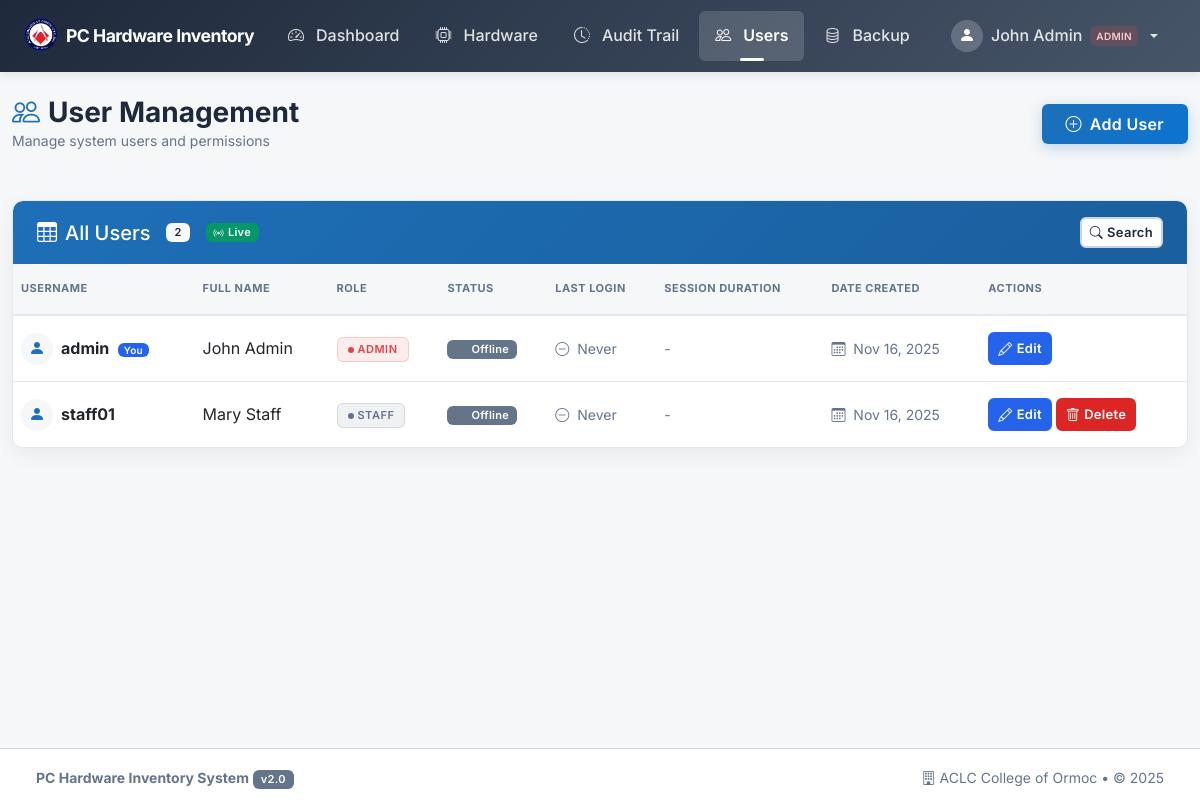
The page /pages/users.php (signed in) on the database its author committed.
### tables this page shows
CREATE TABLE IF NOT EXISTS users (
    id INT AUTO_INCREMENT PRIMARY KEY,
    username VARCHAR(100) NOT NULL UNIQUE,
    password VARCHAR(255) NOT NULL,            
    full_name VARCHAR(255) NOT NULL,
    role VARCHAR(50) DEFAULT 'staff',         
    date_created TIMESTAMP DEFAULT CURRENT_TIMESTAMP,
    last_login TIMESTAMP NULL DEFAULT NULL,    
    last_login_duration INT NULL DEFAULT NULL,  
    is_active TINYINT(1) DEFAULT 0,            
    last_activity TIMESTAMP NULL DEFAULT NULL,  
    session_start TIMESTAMP NULL DEFAULT NULL   
);

### config/security.php (called while the page is built, shortened)
<?php
function escapeOutput($data) {
    return htmlspecialchars($data, ENT_QUOTES, 'UTF-8');
}
?>

### pages/users.php (the view, shortened to what this page needs)
<?php
require_once '../config/security.php';
$conn = getDBConnection();
$records_per_page = 20;
$page = isset($_GET['page']) ? max(1, (int)$_GET['page']) : 1;
$offset = ($page - 1) * $records_per_page;
$count_result = $conn->query("SELECT COUNT(*) as total FROM users");
$total_records = $count_result->fetch_assoc()['total'];
$users = [];
$stmt = $conn->prepare("SELECT * FROM users ORDER BY date_created DESC LIMIT ? OFFSET ?");
$stmt->bind_param("ii", $records_per_page, $offset);
$stmt->execute();
$result = $stmt->get_result();
while ($row = $result->fetch_assoc()) {
    $users[] = $row;
}
include '../includes/header.php';
?>
<div class="row mb-4">
    <div class="col-12">
        <div class="page-header-hci">
            <div class="d-flex flex-column flex-md-row justify-content-between align-items-start align-items-md-center gap-3">
                <div>
                    <h1>
                        <i class="bi bi-people" aria-hidden="true"></i> User Management
                    </h1>
                    <p class="subtitle">Manage system users and permissions</p>
                </div>
                <button class="btn btn-primary-cta" data-bs-toggle="modal" data-bs-target="#addUserModal" aria-label="Add new user">
                    <i class="bi bi-plus-circle" aria-hidden="true"></i> Add User
                </button>
            </div>
        </div>
    </div>
</div>
<div class="card table-card" role="region" aria-label="Users list">
    <div class="card-header card-header-primary">
        <div class="d-flex flex-column flex-md-row justify-content-between align-items-start align-items-md-center gap-2">
            <h5 class="mb-0 d-flex align-items-center gap-2">
                <i class="bi bi-table" aria-hidden="true"></i> All Users
                <span class="badge bg-light text-primary ms-2"><?php echo $total_records; ?></span>
                <span class="badge bg-success ms-2 live-indicator" title="Table updates automatically every 5 seconds">
                    <i class="bi bi-broadcast" aria-hidden="true"></i>
                    <span class="d-none d-sm-inline">Live</span>
                </span>
            </h5>
            <button class="btn btn-sm btn-light" type="button" id="toggleSearchBtn"
                    aria-expanded="false" aria-controls="searchFilterPanel"
                    onclick="toggleSearchFilter()">
                <i class="bi bi-search" aria-hidden="true"></i>
                <span class="d-none d-sm-inline">Search</span>
            </button>
        </div>
    </div>
    <div class="card-body p-0">
        <div class="table-responsive">
            <table class="table table-hover table-hci mb-0" id="usersTable" role="grid">
                <thead>
                    <tr>
                        <th scope="col">Username</th>
                        <th scope="col">Full Name</th>
                        <th scope="col">Role</th>
                        <th scope="col">Status</th>
                        <th scope="col" class="d-none d-md-table-cell">Last Login</th>
                        <th scope="col" class="d-none d-lg-table-cell">Session Duration</th>
                        <th scope="col" class="d-none d-xl-table-cell">Date Created</th>
                        <th scope="col">Actions</th>
                    </tr>
                </thead>
                <tbody>
                    <?php if (empty($users)): ?>
                    <tr>
                        <td colspan="8">
                            <div class="empty-state-hci">
                                <i class="bi bi-people empty-icon" aria-hidden="true"></i>
                                <h5>No users found</h5>
                                <p>Get started by adding your first user to the system.</p>
                                <button class="btn btn-primary-cta" data-bs-toggle="modal" data-bs-target="#addUserModal">
                                    <i class="bi bi-plus-circle" aria-hidden="true"></i> Add First User
                                </button>
                            </div>
                        </td>
                    </tr>
                    <?php else: ?>
                    <?php foreach ($users as $user): ?>
                    <tr tabindex="0" role="row" data-user-id="<?php echo $user['id']; ?>">
                        <td data-label="Username">
                            <div class="d-flex align-items-center gap-2">
                                <div class="user-avatar-sm" style="width: 32px; height: 32px; border-radius: 50%; background: var(--bg-page, #f5f7f9); display: flex; align-items: center; justify-content: center; color: var(--primary, #1e6fb8);">
                                    <i class="bi bi-person-fill" aria-hidden="true"></i>
                                </div>
                                <div>
                                    <strong><?php echo escapeOutput($user['username']); ?></strong>
                                    <?php if ($user['id'] === $_SESSION['user_id']): ?>
                                    <span class="badge bg-info badge-sm ms-1">You</span>
                                    <?php endif; ?>
                                </div>
                            </div>
                        </td>
                        <td data-label="Full Name"><?php echo escapeOutput($user['full_name']); ?></td>
                        <td data-label="Role">
                            <?php if ($user['role'] === 'admin'): ?>
                            <span class="badge-role badge-role-admin" title="Administrator">Admin</span>
                            <?php else: ?>
                            <span class="badge-role badge-role-staff" title="Staff member">Staff</span>
                            <?php endif; ?>
                        </td>
                        <td data-label="Status">
                            <?php
                            $is_user_active = !empty($user['is_active']) && $user['is_active'] == 1;
                            ?>
                            <?php if ($is_user_active): ?>
                            <span class="badge bg-success d-inline-flex align-items-center gap-1" title="User is currently online">
                                <span class="status-dot status-online"></span>
                                Online
                            </span>
                            <?php else: ?>
                            <span class="badge bg-secondary d-inline-flex align-items-center gap-1" title="User is offline">
                                <span class="status-dot status-offline"></span>
                                Offline
                            </span>
                            <?php endif; ?>
                        </td>
                        <td data-label="Last Login" class="d-none d-md-table-cell">
                            <?php if (!empty($user['last_login'])): ?>
                            <small class="text-muted">
                                <i class="bi bi-clock me-1" aria-hidden="true"></i>
                                <?php echo date('M d, Y H:i', strtotime($user['last_login'])); ?>
                            </small>
                            <?php else: ?>
                            <small class="text-muted">
                                <i class="bi bi-dash-circle me-1" aria-hidden="true"></i>
                                Never
                            </small>
                            <?php endif; ?>
                        </td>
                        <td data-label="Session Duration" class="d-none d-lg-table-cell">
                            <?php if ($is_user_active && !empty($user['session_start'])): ?>
                            <?php
                            $ph_timezone = new DateTimeZone('Asia/Manila');
                            $session_datetime = new DateTime($user['session_start']);
                            $session_datetime->setTimezone($ph_timezone);
                            $sessionStartEpoch = $session_datetime->getTimestamp();
                            $current_ph_time = new DateTime('now', $ph_timezone);
                            $serverNowEpoch = $current_ph_time->getTimestamp();
                            if ($sessionStartEpoch !== false):
                            ?>
                            <small>
                                <span class="badge bg-success live-session-badge online-timer"
                                      data-session-start="<?php echo $sessionStartEpoch; ?>"
                                      data-server-now="<?php echo $serverNowEpoch; ?>"
                                      title="Current session started at <?php echo $session_datetime->format('M d, Y H:i'); ?> (PH Time)">
                                    <i class="bi bi-play-circle me-1" aria-hidden="true"></i>
                                    <span class="live-duration">0 sec</span>
                                </span>
                            </small>
                            <?php else: ?>
                            <small class="text-muted">-</small>
                            <?php endif; ?>
                            <?php else: ?>
                            <small class="text-muted">-</small>
                            <?php endif; ?>
                        </td>
                        <td data-label="Date Created" class="d-none d-xl-table-cell">
                            <small class="text-muted">
                                <i class="bi bi-calendar3 me-1" aria-hidden="true"></i>
                                <?php echo date('M d, Y', strtotime($user['date_created'])); ?>
                            </small>
                        </td>
                        <td data-label="Actions">
                            <div class="d-flex gap-1 flex-wrap">
                                <button class="btn btn-action btn-info"
                                        onclick='editUser(<?php echo htmlspecialchars(json_encode($user), ENT_QUOTES, "UTF-8"); ?>)'
                                        aria-label="Edit user <?php echo escapeOutput($user['username']); ?>">
                                    <i class="bi bi-pencil" aria-hidden="true"></i>
                                    <span class="d-none d-sm-inline">Edit</span>
                                </button>
                                <?php if ($user['id'] !== $_SESSION['user_id']): ?>
                                <a href="?delete=<?php echo $user['id']; ?>"
                                   class="btn btn-action btn-danger"
                                   onclick="return confirmDelete('Are you sure you want to delete user &quot;<?php echo escapeOutput($user['username']); ?>&quot;? This action cannot be undone.', this)"
                                   aria-label="Delete user <?php echo escapeOutput($user['username']); ?>">
                                    <i class="bi bi-trash" aria-hidden="true"></i>
                                    <span class="d-none d-sm-inline">Delete</span>
                                </a>
                                <?php endif; ?>
                            </div>
                        </td>
                    </tr>
                    <?php endforeach; ?>
                    <?php endif; ?>
                </tbody>
            </table>
        </div>
    </div>
</div>
<?php include '../includes/footer.php'; ?>

### assets/css/style.css (style rules this page uses)
:root { --primary-dark: #1e293b; --primary-black: #0f172a; --secondary-gray: #475569; --light-gray: #e2e8f0; --lighter-gray: #f8fafc; --white: #ffffff; --accent-gray: #64748b; --border-gray: #cbd5e1; --success-green: #059669; --success-light: #d1fae5; --warning-amber: #d97706; --warning-light: #fef3c7; --danger-red: #dc2626; --danger-light: #fee2e2; --info-blue: #2563eb; --info-light: #dbeafe; --focus-ring: rgba(37, 99, 235, 0.5); --hover-overlay: rgba(0, 0, 0, 0.05); --active-overlay: rgba(0, 0, 0, 0.1); --space-xs: 4px; --space-sm: 8px; --space-md: 16px; --space-lg: 24px; --space-xl: 32px; --radius-sm: 6px; --radius-md: 10px; --radius-lg: 16px; --radius-full: 9999px; --shadow-sm: 0 1px 2px rgba(0, 0, 0, 0.05); --shadow-md: 0 4px 6px -1px rgba(0, 0, 0, 0.1); --shadow-lg: 0 10px 15px -3px rgba(0, 0, 0, 0.1); --shadow-xl: 0 20px 25px -5px rgba(0, 0, 0, 0.1); --transition-fast: 150ms ease; --transition-normal: 250ms ease; --transition-slow: 350ms ease; }
body { font-family: 'Inter', -apple-system, BlinkMacSystemFont, 'Segoe UI', Roboto, 'Helvetica Neue', Arial, sans-serif; background-color: var(--lighter-gray); min-height: 100vh; color: var(--primary-dark); line-height: 1.6; -webkit-font-smoothing: antialiased; -moz-osx-font-smoothing: grayscale; }
.table-card { border-radius: var(--radius-md); border: 1px solid var(--border-gray); box-shadow: var(--shadow-sm); background: var(--white); overflow: hidden; }
.table-card .card-header { background: linear-gradient(135deg, var(--primary-dark) 0%, var(--secondary-gray) 100%); color: var(--white); font-weight: 600; border: none; padding: var(--space-md) var(--space-lg); }
.table-card .card-header h5 { display: flex; align-items: center; gap: var(--space-sm); }
.table-responsive { border-radius: 0 0 var(--radius-md) var(--radius-md); }
.table { margin-bottom: 0; }
.table thead th { background-color: var(--lighter-gray); border-bottom: 2px solid var(--border-gray); font-weight: 700; text-transform: uppercase; font-size: 11px; letter-spacing: 0.8px; color: var(--secondary-gray); padding: var(--space-md) var(--space-sm); position: sticky; top: 0; z-index: 1; }
.table tbody tr { transition: background-color var(--transition-fast); border-bottom: 1px solid var(--light-gray); }
.table tbody tr:last-child { border-bottom: none; }
.table tbody td { padding: var(--space-md) var(--space-sm); vertical-align: middle; }
.badge { padding: var(--space-xs) var(--space-sm); font-weight: 600; border-radius: var(--radius-sm); font-size: 11px; letter-spacing: 0.3px; display: inline-flex; align-items: center; gap: var(--space-xs); }
.badge i { font-size: 10px; }
.badge.bg-success { background-color: var(--success-green) !important; color: var(--white); }
.badge.bg-info { background-color: var(--info-blue) !important; color: var(--white); }
.badge.bg-secondary { background-color: var(--accent-gray) !important; color: var(--white); }
.btn { border-radius: var(--radius-sm); font-weight: 600; padding: var(--space-sm) var(--space-lg); transition: all var(--transition-fast); letter-spacing: 0.3px; display: inline-flex; align-items: center; justify-content: center; gap: var(--space-xs); border: 2px solid transparent; position: relative; overflow: hidden; }
.btn::before { content: ''; position: absolute; top: 0; left: 0; right: 0; bottom: 0; background: linear-gradient(rgba(255,255,255,0.1), rgba(255,255,255,0)); opacity: 0; transition: opacity var(--transition-fast); }
.btn-sm { padding: var(--space-xs) var(--space-sm); font-size: 13px; gap: var(--space-xs); }
.btn-danger { background-color: var(--danger-red); border-color: var(--danger-red); color: var(--white); }
.btn-info { background-color: var(--info-blue); border-color: var(--info-blue); color: var(--white); }
.btn-light { background-color: var(--white); border-color: var(--border-gray); color: var(--primary-dark); }
:root { --sidebar-width: 260px; --sidebar-collapsed-width: 70px; --mobile-topbar-height: 60px; }
.badge-sm { font-size: 10px; padding: 2px 6px; }
.btn-danger { background-color: var(--danger-red); border-color: var(--danger-red); }
.text-primary { color: var(--primary-dark) !important; }
.text-muted { color: var(--accent-gray) !important; }
.bg-secondary { background-color: var(--accent-gray) !important; }
.bg-light { background-color: var(--lighter-gray) !important; }
.status-dot { display: inline-block; width: 10px; height: 10px; border-radius: var(--radius-full); margin-right: var(--space-xs); }

### rows shown on the page
users: username "admin", shows "You", full_name "John Admin", role "ADMIN", is_active 0 (drawn), shows "Never", date_created "Nov 16, 2025"
users: username "staff01", full_name "Mary Staff", role "STAFF", is_active 0 (drawn), shows "Never", date_created "Nov 16, 2025"

### other values the page prints
escapeOutput($_SESSION['full_name']) "John Admin"
escapeOutput(ucfirst($_SESSION['role'])) "ADMIN"
$total_records "2"
